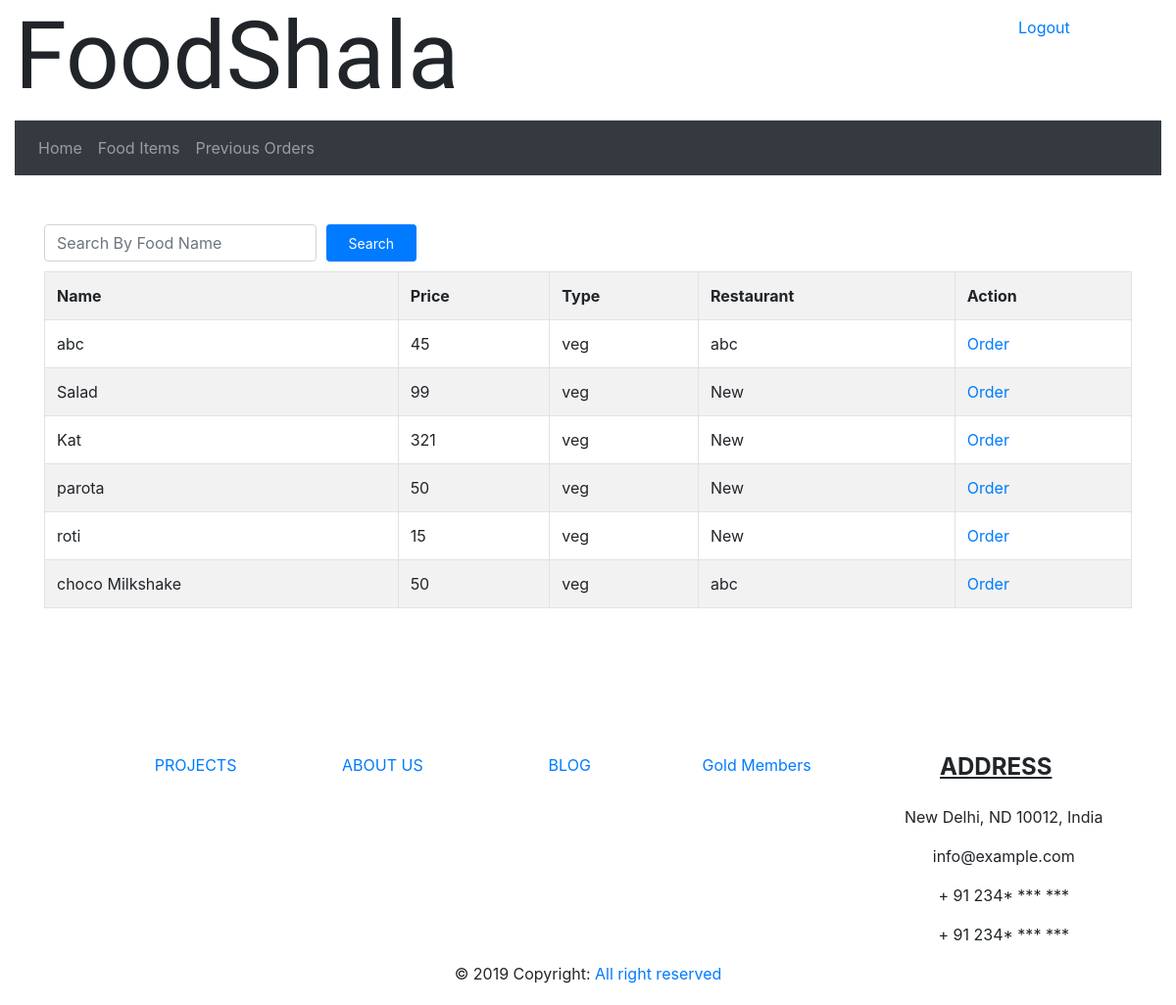
/food.php (signed in), run on the app's committed database.
### tables this page shows
CREATE TABLE `food` (
  `foodID` int(5) NOT NULL,
  `name` varchar(30) NOT NULL,
  `price` int(5) NOT NULL,
  `type` varchar(7) NOT NULL,
  `rid` int(5) NOT NULL
);

CREATE TABLE `restaurant` (
  `rid` int(5) NOT NULL,
  `name` varchar(20) NOT NULL,
  `email` varchar(40) NOT NULL,
  `mobile` varchar(15) NOT NULL,
  `password` varchar(40) NOT NULL,
  `street` varchar(40) NOT NULL,
  `city` varchar(20) NOT NULL,
  `state` varchar(20) NOT NULL,
  `pincode` int(10) NOT NULL
);

### allFoodTable.php (the view)
<?php
  if(isset($_GET['submit']) && $_GET['submit']=='search'){
    $search=$_GET['search'];
    $query="SELECT f.foodID,f.name,f.price,f.type,r.name as rName from food f JOIN restaurant r ON f.rid=r.rid where f.name='$search'";
  }
  else if(isset($_SESSION['email']) &&  $_SESSION['role']=="customer" && $_SESSION['preference']=="veg"){
      $query="SELECT f.foodID,f.name,f.price,f.type,r.name as rName from food f JOIN restaurant r ON f.rid=r.rid where type <>'nonVeg'";
  }
  else{
    $query="SELECT f.foodID,f.name,f.price,f.type,r.name as rName from food f JOIN restaurant r ON f.rid=r.rid";
  }
  $run=mysqli_query($link,$query);
?>
<table class="table table-bordered table-hover table-striped" style="background-color: white;">
  <tr>
    <th>Name</th>
    <th>Price</th>
    <th>Type</th>
    <th>Restaurant</th>
    <th>Action</th>
  </tr>
  <?php
    while($array=mysqli_fetch_assoc($run)){
      ?>
      <tr>
        <td><?php echo $array['name']; ?></td>
        <td><?php echo $array['price']; ?></td>
        <td><?php echo $array['type']; ?></td>
        <td>
          <?php
            echo $array['rName'];
          ?>
        </td>
        <td><a href="orderFood.php?id=<?php echo $array['foodID'];?>">Order</a>
        </td>
      </tr>
  <?php
    }
  ?>
</table>

### data on the page
food: name "abc", price "45", type "veg", rid.name "abc"
food: name "Salad", price "99", type "veg", rid.name "New"
food: name "Kat", price "321", type "veg", rid.name "New"
food: name "parota", price "50", type "veg", rid.name "New"
food: name "roti", price "15", type "veg", rid.name "New"
food: name "choco Milkshake", price "50", type "veg", rid.name "abc"
